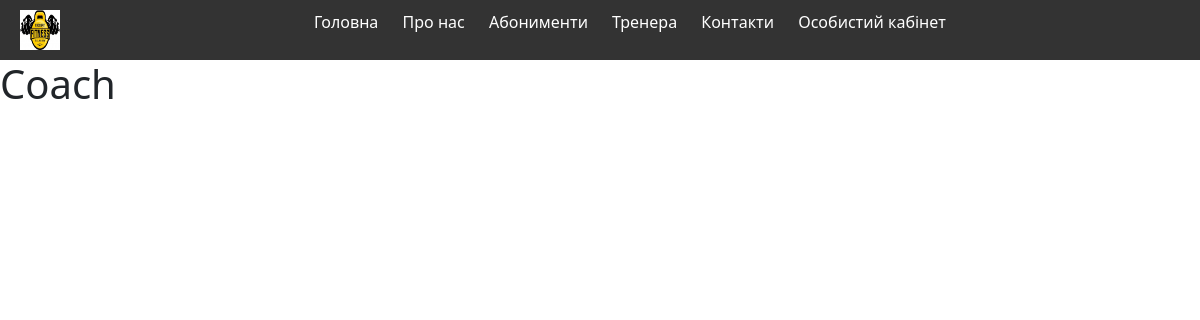
The app's page /coach/, older data.
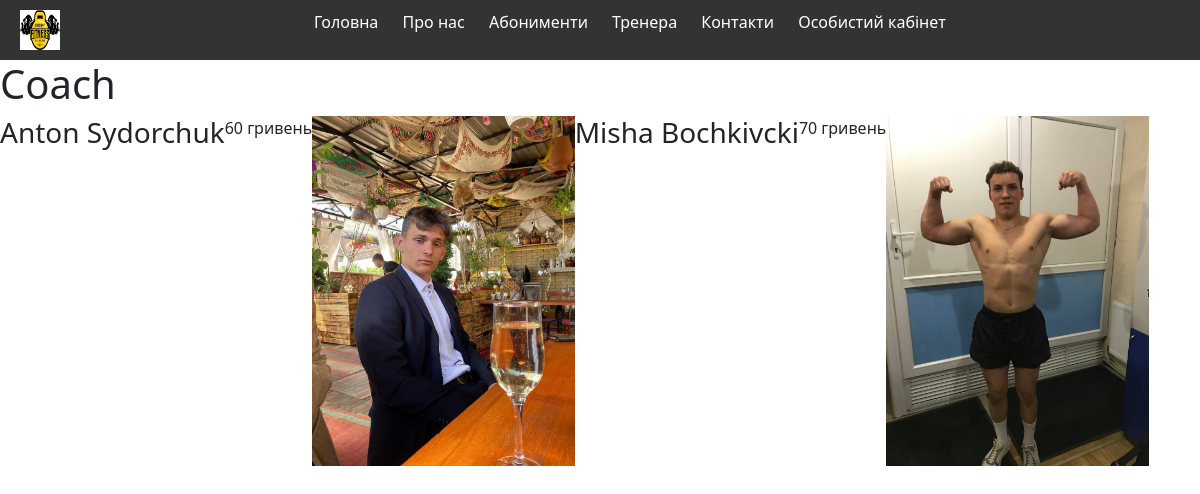
The same page, newer data.
### store/models.py (models this page shows, shortened)
class Coach(models.Model):
    user = models.OneToOneField(User, on_delete=models.CASCADE)
    descriptions = models.TextField()
    image = models.ImageField(upload_to=None)
    price_per_training = models.CharField(max_length=10)
    slug = models.SlugField(unique=True, max_length=50)
    class Meta:
        verbose_name = 'Тренер'
        verbose_name_plural = 'Тренери'

class User(AbstractUser):
    email = models.EmailField(_("email address"), unique=True)
    USERNAME_FIELD = 'email'
    REQUIRED_FIELDS = ['username']

### store/views.py (the view)
# urls.py: path('coach/', CoachView.as_view(), name='coach'),
class CoachView(ListView):
    model = Coach
    template_name = 'coach/coach.html'
    def get_context_data(self, *, object_list=None, **kwargs):
        context = super(CoachView, self).get_context_data(**kwargs)
        context['title'] = "Тренера"
        return context

### templates/coach/coach.html
{% extends 'base.html' %}
{% block content %}
	<h1>Coach</h1>
    <div class="loop-coach">
        {% for person in object_list %}
            <h3>{{ person.user.first_name }} {{ person.user.last_name }}</h3><br>
            <p>{{ person.price_per_training }} гривень</p>
            <a href="{% url 'coach_detail' person.slug%}" class="link-coach-image">
                <img src="{{ person.image.url }}" alt="coach" class="coach-image">
            </a>
        {% endfor %}
    </div>
{% endblock %}

### templates/base.html (shortened to what this page needs)
<!DOCTYPE html>
{% load static %}
<html lang="en">
<head>
    <link href="https://cdn.jsdelivr.net/npm/bootstrap@5.0.2/dist/css/bootstrap.min.css" rel="stylesheet">
    <link rel="stylesheet" href="{% static 'store/css/style.css' %}">
    <link rel="stylesheet" href="{% static 'store/css/style_coach.css' %}">
    <link rel="stylesheet" href="{% static 'store/css/style_ticket.css' %}">
</head>
<body>
     <header>
        <nav>
            <div class="image-container">
                <a href="{% url 'main' %}">
                    <img src="{% static 'store/img/logo.jpg' %}" class="nav-logo">
                </a>
            </div>
            <ul>
                <li><a href="{% url 'main' %}">Головна</a></li>
                <li><a href="{% url 'about' %}">Про нас</a></li>
                <li><a href="{% url 'ticket' %}">Абонименти</a></li>
                <li><a href="{% url 'coach' %}">Тренера</a></li>
                <li><a href="{% url 'contact' %}">Контакти</a></li>
                <li><a href="#">Особистий кабінет</a></li>
            </ul>
        </nav>
     </header>
    <main>
        {% block content %}
        {% endblock %}
    </main>
</body>
</html>

### store/static/store/css/style.css (style rules this page uses)
header { background-color: #333; color: #a82a2a; padding: 10px 0; }
nav ul { list-style: none; padding: 0; text-align: center; }
nav ul li { display: inline; margin: 0 10px; }
nav a { text-decoration: none; color: #fff; }
.nav-logo { height: 40px; width:40px; }
.image-container { float:left; margin-left: 20px; }

### store/static/store/css/style_coach.css (style rules this page uses)
.loop-coach { display: flex; }
.coach-image { height: 350px; weight: 250px }

Row changes from the older to the newer data that the page shows:
added Coach: user.first_name "Anton", user.last_name "Sydorchuk", price_per_training "60", image (picture)
added Coach: user.first_name "Misha", user.last_name "Bochkivcki", price_per_training "70", image (picture)
